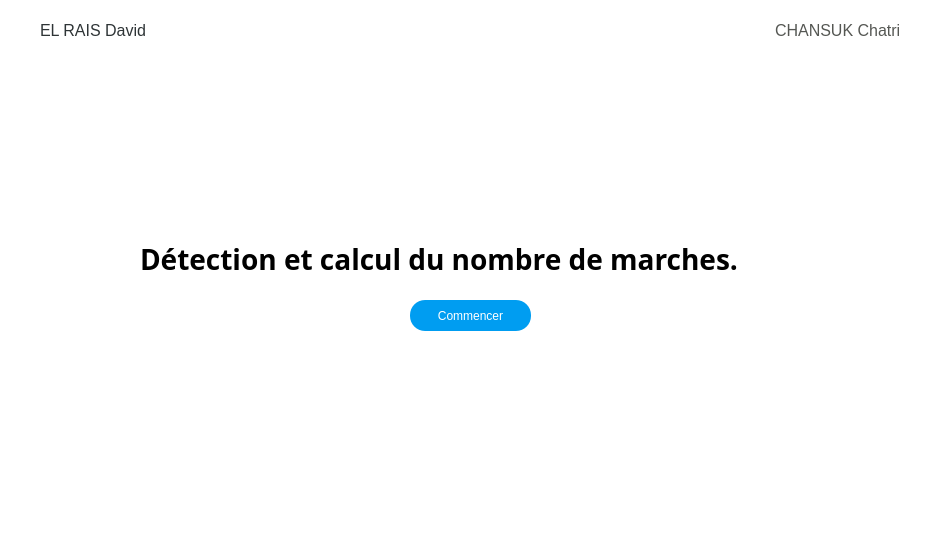
<?xml version="1.0" encoding="UTF-8"?>
<ui version="4.0">
 <class>MainWindow</class>
 <widget class="QMainWindow" name="MainWindow">
  <property name="geometry">
   <rect>
    <x>0</x>
    <y>0</y>
    <width>942</width>
    <height>546</height>
   </rect>
  </property>
  <property name="font">
   <font>
    <family>Courier 10 Pitch</family>
   </font>
  </property>
  <property name="windowTitle">
   <string>MainWindow</string>
  </property>
  <property name="styleSheet">
   <string notr="true">background-color: rgb(255, 255, 255);</string>
  </property>
  <property name="tabShape">
   <enum>QTabWidget::Rounded</enum>
  </property>
  <widget class="QWidget" name="centralwidget">
   <widget class="QLabel" name="label">
    <property name="enabled">
     <bool>true</bool>
    </property>
    <property name="geometry">
     <rect>
      <x>140</x>
      <y>240</y>
      <width>691</width>
      <height>34</height>
     </rect>
    </property>
    <property name="maximumSize">
     <size>
      <width>16777215</width>
      <height>16777215</height>
     </size>
    </property>
    <property name="font">
     <font>
      <family>Courier 10 Pitch</family>
      <pointsize>14</pointsize>
     </font>
    </property>
    <property name="autoFillBackground">
     <bool>false</bool>
    </property>
    <property name="styleSheet">
     <string notr="true">color: rgb(0, 157, 241);
color: rgb(0, 0, 0);
</string>
    </property>
    <property name="text">
     <string>&lt;!DOCTYPE HTML PUBLIC &quot;-//W3C//DTD HTML 4.0//EN&quot; &quot;http://www.w3.org/TR/REC-html40/strict.dtd&quot;&gt;
&lt;html&gt;&lt;head&gt;&lt;meta name=&quot;qrichtext&quot; content=&quot;1&quot; /&gt;&lt;style type=&quot;text/css&quot;&gt;
p, li { white-space: pre-wrap; }
&lt;/style&gt;&lt;/head&gt;&lt;body style=&quot; font-family:'Courier 10 Pitch','Courier 10 Pitch'; font-size:14pt; font-weight:400; font-style:normal;&quot;&gt;
&lt;h2 align=&quot;justify&quot; style=&quot; margin-top:16px; margin-bottom:12px; margin-left:0px; margin-right:0px; -qt-block-indent:0; text-indent:0px;&quot;&gt;&lt;span style=&quot; font-size:x-large; font-weight:600;&quot;&gt;Détection et calcul du nombre de marches.&lt;/span&gt;&lt;/h2&gt;&lt;/body&gt;&lt;/html&gt;</string>
    </property>
    <property name="alignment">
     <set>Qt::AlignCenter</set>
    </property>
    <property name="wordWrap">
     <bool>false</bool>
    </property>
   </widget>
   <widget class="QWidget" name="">
    <property name="geometry">
     <rect>
      <x>40</x>
      <y>20</y>
      <width>861</width>
      <height>22</height>
     </rect>
    </property>
    <layout class="QHBoxLayout" name="horizontalLayout">
     <item>
      <widget class="QLabel" name="label_2">
       <property name="font">
        <font>
         <family>Ubuntu</family>
         <pointsize>21</pointsize>
         <weight>50</weight>
         <italic>false</italic>
         <bold>false</bold>
        </font>
       </property>
       <property name="styleSheet">
        <string notr="true">color: rgb(206, 212, 218);
font: 21pt &quot;Ubuntu&quot;;</string>
       </property>
       <property name="text">
        <string>&lt;html&gt;&lt;head/&gt;&lt;body&gt;&lt;p&gt;&lt;span style=&quot; font-size:12pt; color:#2e3436;&quot;&gt;EL RAIS David&lt;/span&gt;&lt;/p&gt;&lt;/body&gt;&lt;/html&gt;</string>
       </property>
      </widget>
     </item>
     <item>
      <spacer name="horizontalSpacer">
       <property name="orientation">
        <enum>Qt::Horizontal</enum>
       </property>
       <property name="sizeHint" stdset="0">
        <size>
         <width>40</width>
         <height>20</height>
        </size>
       </property>
      </spacer>
     </item>
     <item>
      <widget class="QLabel" name="label_3">
       <property name="font">
        <font>
         <family>Ubuntu</family>
         <pointsize>21</pointsize>
         <weight>50</weight>
         <italic>false</italic>
         <bold>false</bold>
         <kerning>true</kerning>
        </font>
       </property>
       <property name="styleSheet">
        <string notr="true">color: rgb(206, 212, 218);
font: 21pt &quot;Ubuntu&quot;;</string>
       </property>
       <property name="text">
        <string>&lt;html&gt;&lt;head/&gt;&lt;body&gt;&lt;p&gt;&lt;span style=&quot; font-size:12pt; color:#555753;&quot;&gt;CHANSUK Chatri&lt;/span&gt;&lt;/p&gt;&lt;/body&gt;&lt;/html&gt;</string>
       </property>
      </widget>
     </item>
    </layout>
   </widget>
   <widget class="QPushButton" name="pushButton">
    <property name="geometry">
     <rect>
      <x>410</x>
      <y>300</y>
      <width>121</width>
      <height>31</height>
     </rect>
    </property>
    <property name="cursor">
     <cursorShape>PointingHandCursor</cursorShape>
    </property>
    <property name="styleSheet">
     <string notr="true">background-color: rgb(0, 157, 241);
color: rgb(255, 255, 255);
border:none;
border-radius: 15px;</string>
    </property>
    <property name="text">
     <string>Commencer</string>
    </property>
    <property name="flat">
     <bool>false</bool>
    </property>
   </widget>
  </widget>
  <widget class="QMenuBar" name="menubar">
   <property name="geometry">
    <rect>
     <x>0</x>
     <y>0</y>
     <width>942</width>
     <height>22</height>
    </rect>
   </property>
  </widget>
  <widget class="QStatusBar" name="statusbar"/>
 </widget>
 <resources/>
 <connections/>
</ui>
